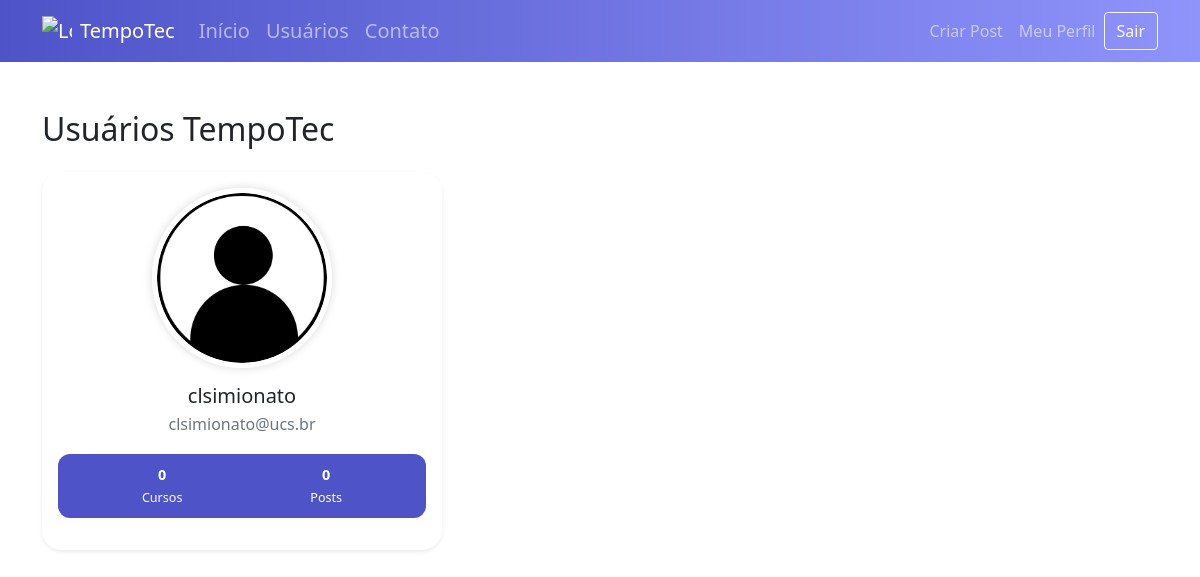
Page /usuarios (signed in) on the earlier database version.
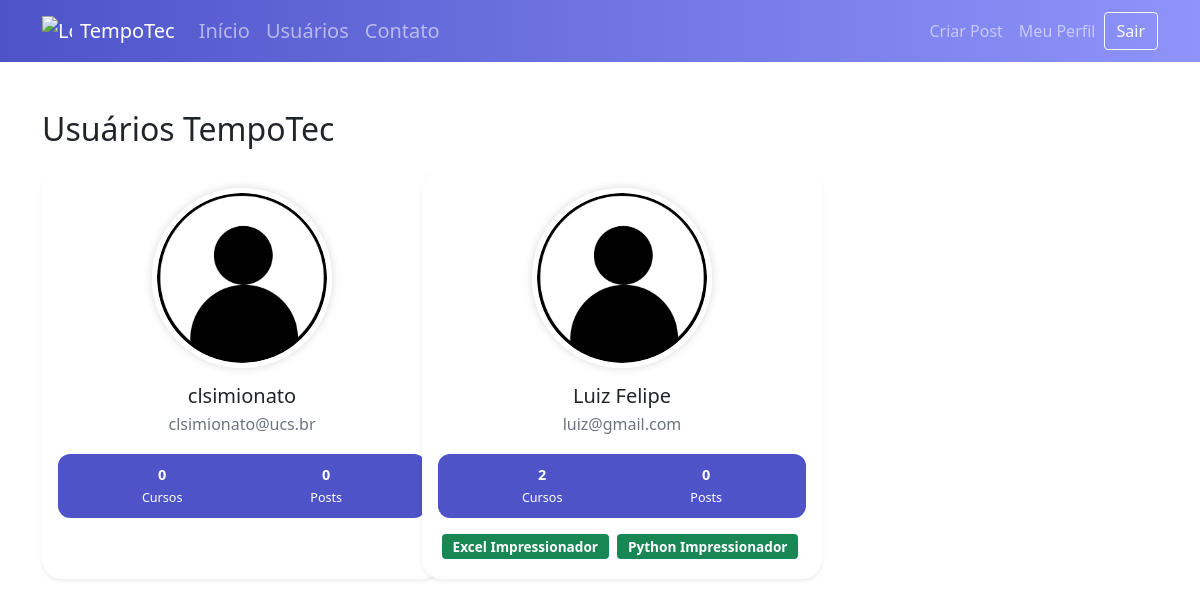
Same page on the later database version.
### tempotec/models.py (models this page shows)
class Usuario(database.Model, UserMixin):
    id = database.Column(database.Integer, primary_key=True)
    username = database.Column(database.String, nullable=False)
    email = database.Column(database.String, nullable=False, unique=True)
    senha = database.Column(database.String, nullable=False)
    foto_perfil = database.Column(database.String, default='default.jpg')
    posts = database.relationship('Post', backref='autor', lazy=True)
    cursos = database.Column(database.String, nullable=False, default='Não Informado')

### tempotec/routes.py (the view)
@app.route('/usuarios')
@login_required
def usuarios():
    lista_usuarios = Usuario.query.all()
    return render_template('usuarios.html', lista_usuarios=lista_usuarios)

### tempotec/models.py (called while the page is built)
@login_manager.user_loader
def load_usuario(id_usuario):
    return Usuario.query.get(int(id_usuario))

### tempotec/templates/usuarios.html
{% extends 'base.html' %}
{% block body %}
<div class="container mt-5">
    <h2 class="mb-4">Usuários TempoTec</h2>
    <div class="row row-cols-1 row-cols-md-2 row-cols-lg-3 g-4">
        {% for usuario in lista_usuarios %}
        <div class="col">
            <div class="card shadow-sm p-3 user-card h-100">
                <div class="d-flex flex-column align-items-center text-center">
                    <img src="{{ url_for('static', filename='fotos_perfil/{}'.format(usuario.foto_perfil)) }}"
                         class="profile-img mb-3" alt="Foto de Perfil">
                    <h5 class="mb-1">{{ usuario.username }}</h5>
                    <p class="text-muted mb-2">{{ usuario.email }}</p>
                    <div class="user-stats d-flex justify-content-around w-100">
                        <div><strong>
                            {% if 'Não Informado' in usuario.cursos %}
                            0
                            {% else %}
                            {{ usuario.cursos.count(';') + 1 }}
                            {% endif %}
                        </strong><br><small>Cursos</small></div>
                        <div><strong>0</strong><br><small>Posts</small></div>
                    </div>
                    <div class="mt-3 text-center w-100">
                        {% for curso in usuario.cursos.split(';') %}
                        {% if curso != 'Não Informado' %}
                        <span class="badge bg-success badge-course me-1 mb-1">{{ curso }}</span>
                        {% endif %}
                        {% endfor %}
                    </div>
                </div>
            </div>
        </div>
        {% endfor %}
    </div>
</div>
{% endblock %}

### tempotec/templates/base.html (shortened to what this page needs)
<!DOCTYPE html>
<html lang="pt-br">
<head>
    <link href="https://cdn.jsdelivr.net/npm/bootstrap@5.0.0-beta1/dist/css/bootstrap.min.css" rel="stylesheet"
>
    <link rel="stylesheet" type="text/css" href="{{ url_for('static', filename='main.css') }}">
</head>
<body>
{% include 'navbar.html' %}
{% block body %}
{% endblock %}
</body>
</html>

### tempotec/templates/navbar.html (shortened to what this page needs)
<nav class="navbar navbar-expand-lg navbar-dark custom-navbar">
    <div class="container-fluid container">
        <a class="navbar-brand d-flex align-items-center" href="{{ url_for('home') }}">
            <img src="{{ url_for('static', filename='images/logo.svg') }}" alt="Logo" width="30" height="30"
                 class="me-2">
            TempoTec
        </a>
        <div class="collapse navbar-collapse" id="navbarSupportedContent">
            <ul class="navbar-nav me-auto mb-2 mb-lg-0">
                <li class="nav-item">
                    <a class="nav-link fw-semibold fs-5" href="{{ url_for('home') }}">Início</a>
                </li>
                <li class="nav-item">
                    <a class="nav-link fw-semibold fs-5" href="{{ url_for('usuarios') }}">Usuários</a>
                </li>
                <li class="nav-item">
                    <a class="nav-link fw-semibold fs-5" href="{{ url_for('contato') }}">Contato</a>
                </li>
            </ul>
            <ul class="d-flex navbar-nav align-items-center">
                {% if current_user.is_authenticated %}
                <li class="nav-item">
                    <a class="nav-link" href="{{ url_for('criar_post') }}">Criar Post</a>
                </li>
                <li class="nav-item">
                    <a class="nav-link" href="{{ url_for('perfil') }}">Meu Perfil</a>
                </li>
                <li class="nav-item">
                    <a class="btn btn-outline-light" href="{{ url_for('sair') }}">Sair</a>
                </li>
                {% endif %}
            </ul>
        </div>
    </div>
</nav>

### tempotec/static/main.css (style rules this page uses)
.card { width: 400px; border: none; border-radius: 10px; background-color: #fff }
.custom-navbar { background: linear-gradient(to right, #4e54c8, #8f94fb); }
.nav-link { transition: color 0.3s ease; }
.user-card { border-radius: 20px; transition: transform 0.2s; }
.profile-img { width: 120px; height: 120px; object-fit: cover; border-radius: 50%; box-shadow: 0 0 8px rgba(0, 0, 0, 0.1); }
.badge-course { font-size: 0.85rem; padding: 0.4em 0.8em; }
.user-stats { background-color: #4e54c8; color: white; border-radius: 12px; padding: 10px 20px; font-size: 0.9rem; margin-top: 10px; }
.profile-img { width: 180px; height: 180px; object-fit: cover; border-radius: 50%; border: 5px solid #fff; box-shadow: 0 0 10px rgba(0, 0, 0, 0.15); }

Differences in the rows shown:
added Usuario: foto_perfil (placeholder picture), username "Luiz Felipe", email "luiz@gmail.com", cursos "2", curso "Excel Impressionador" "Python Impressionador"
